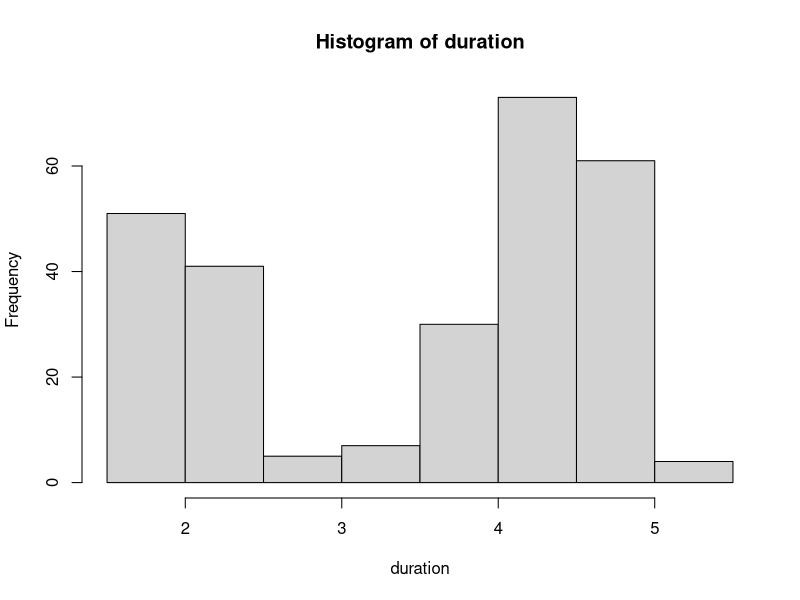
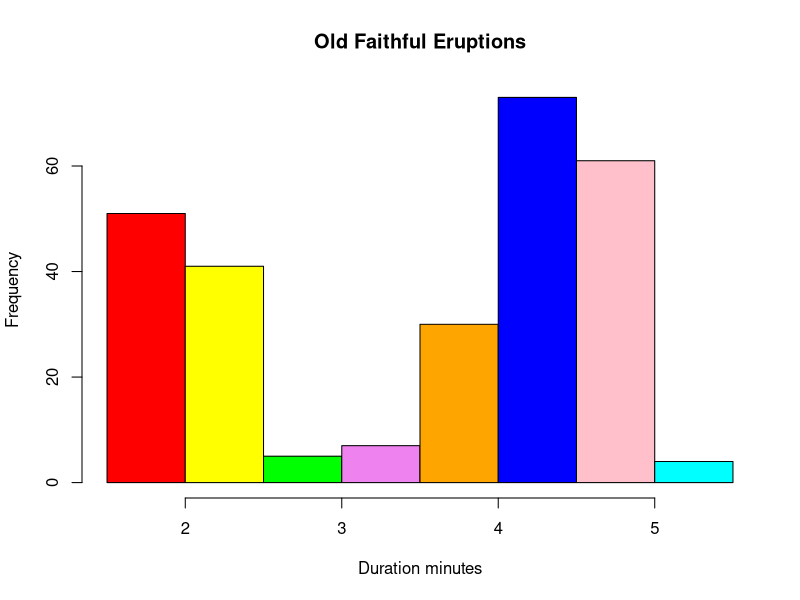
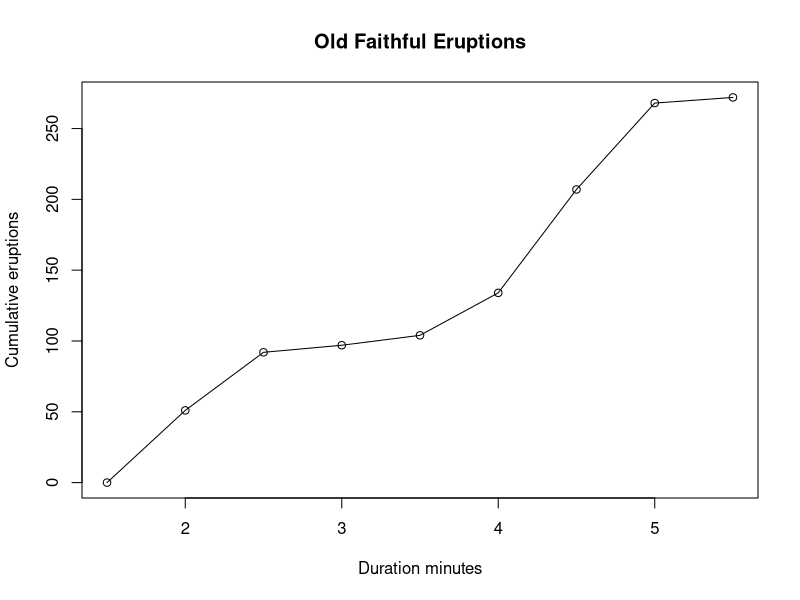
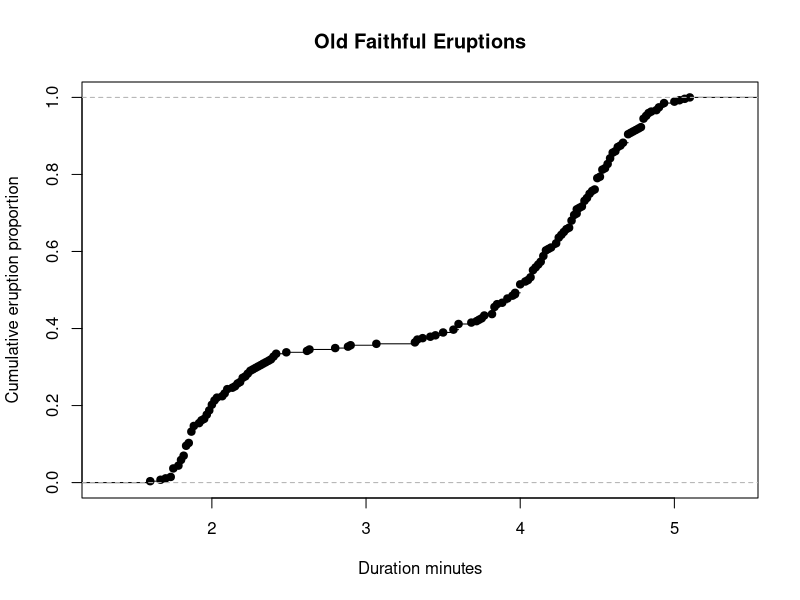
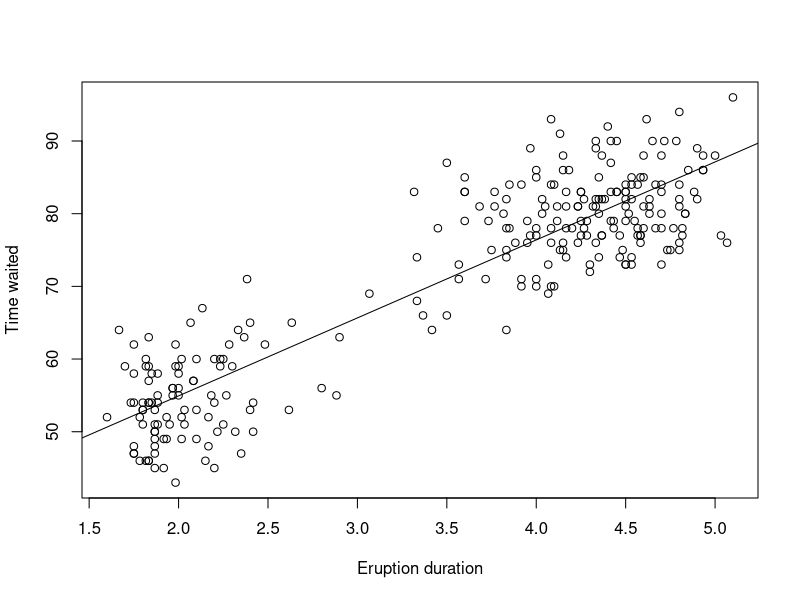

Generate these figures, in order, with R:
head(faithful) 
duration = faithful$eruptions 
#Frequency Distribution of Quantitative Data
range(duration) 
breaks = seq(1.5, 5.5, by=0.5)    # half-integer sequence 
breaks 
duration.cut = cut(duration, breaks, right=FALSE)  #Classify the eruption durations according to the half-unit-length sub-intervals with cut. As the intervals are to be closed on the left, and open on the right, we set the right argument as FALSE.
duration.freq = table(duration.cut)
cbind(duration.freq) 
#Histogram
hist(duration, right=FALSE)
colors = c("red", "yellow", "green", "violet", "orange", "blue", "pink", "cyan") 
hist(duration,right=FALSE,  col=colors,  main="Old Faithful Eruptions",  xlab="Duration minutes")   

#Relative Frequency Distrribution
duration.relfreq = duration.freq / nrow(faithful)
cbind(duration.freq, duration.relfreq) 

#Cumulative Frequency Distribution

duration.cumfreq = cumsum(duration.freq)
duration.cumrelfreq =duration.cumfreq/nrow(faithful)
old = options(digits=2) 
cbind(duration.cumfreq, duration.cumrelfreq) 
options(old)




#add a starting zero element, and plot the graph.
cumfreq0 = c(0, duration.cumfreq) 
plot(breaks, cumfreq0, main="Old Faithful Eruptions", xlab="Duration minutes",ylab="Cumulative eruptions")
lines(breaks, cumfreq0)           # join the points





#Alternative Solution
#We create an interpolate function Fn with the built-in function ecdf. Then we plot Fn right away. 
#There is no need to compute the cumulative frequency distribution a priori.
Fn = ecdf(duration) 
plot(Fn,  main="Old Faithful Eruptions",  xlab="Duration minutes", ylab="Cumulative eruption proportion")

#Stem-and-Leaf Plot

stem(duration) 


#Scatter Plot

waiting = faithful$waiting         # the waiting interval 
plot(duration, waiting, xlab="Eruption duration", ylab="Time waited")              # y−axis label

#Enhanced Solution
#We can generate a linear regression model of the two variables with the lm function, and then draw a trend line with abline.
abline(lm(waiting ~ duration))
